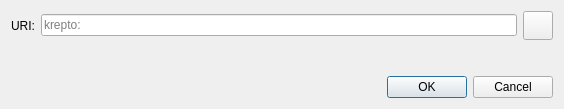
<?xml version="1.0" encoding="UTF-8"?>
<ui version="4.0">
 <class>OpenURIDialog</class>
 <widget class="QDialog" name="OpenURIDialog">
  <property name="geometry">
   <rect>
    <x>0</x>
    <y>0</y>
    <width>564</width>
    <height>109</height>
   </rect>
  </property>
  <property name="windowTitle">
   <string>Open krepto URI</string>
  </property>
  <layout class="QVBoxLayout" name="verticalLayout">
   <item>
    <layout class="QHBoxLayout" name="horizontalLayout">
     <item>
      <widget class="QLabel" name="label">
       <property name="text">
        <string>URI:</string>
       </property>
      </widget>
     </item>
     <item>
      <widget class="QValidatedLineEdit" name="uriEdit">
       <property name="placeholderText">
        <string notr="true">krepto:</string>
       </property>
      </widget>
     </item>
     <item>
      <widget class="QToolButton" name="pasteButton">
       <property name="toolTip">
        <string extracomment="Tooltip text for button that allows you to paste an address that is in your clipboard.">Paste address from clipboard</string>
       </property>
       <property name="text">
        <string/>
       </property>
       <property name="icon">
        <iconset resource="../bitcoin.qrc">
         <normaloff>:/icons/editpaste</normaloff>:/icons/editpaste
        </iconset>
       </property>
       <property name="iconSize">
        <size>
         <width>22</width>
         <height>22</height>
        </size>
       </property>
      </widget>
     </item>
    </layout>
   </item>
   <item>
    <spacer name="verticalSpacer">
     <property name="orientation">
      <enum>Qt::Vertical</enum>
     </property>
     <property name="sizeHint" stdset="0">
      <size>
       <width>20</width>
       <height>40</height>
      </size>
     </property>
    </spacer>
   </item>
   <item>
    <widget class="QDialogButtonBox" name="buttonBox">
     <property name="orientation">
      <enum>Qt::Horizontal</enum>
     </property>
     <property name="standardButtons">
      <set>QDialogButtonBox::Cancel|QDialogButtonBox::Ok</set>
     </property>
    </widget>
   </item>
  </layout>
 </widget>
 <customwidgets>
  <customwidget>
   <class>QValidatedLineEdit</class>
   <extends>QLineEdit</extends>
   <header>qt/qvalidatedlineedit.h</header>
  </customwidget>
 </customwidgets>
 <resources/>
 <connections>
  <connection>
   <sender>buttonBox</sender>
   <signal>accepted()</signal>
   <receiver>OpenURIDialog</receiver>
   <slot>accept()</slot>
   <hints>
    <hint type="sourcelabel">
     <x>248</x>
     <y>254</y>
    </hint>
    <hint type="destinationlabel">
     <x>157</x>
     <y>274</y>
    </hint>
   </hints>
  </connection>
  <connection>
   <sender>buttonBox</sender>
   <signal>rejected()</signal>
   <receiver>OpenURIDialog</receiver>
   <slot>reject()</slot>
   <hints>
    <hint type="sourcelabel">
     <x>316</x>
     <y>260</y>
    </hint>
    <hint type="destinationlabel">
     <x>286</x>
     <y>274</y>
    </hint>
   </hints>
  </connection>
 </connections>
</ui>
